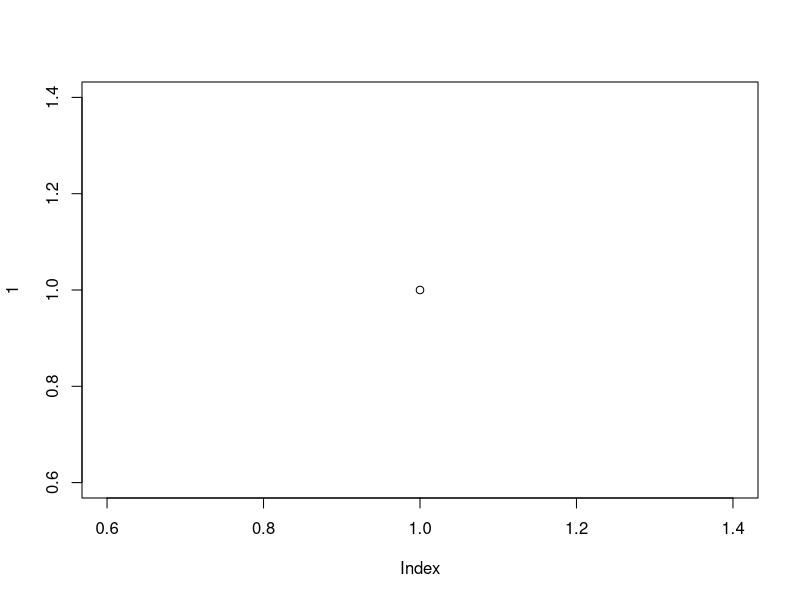

The R source for this figure:
## ---- chunk 1
#include_graphics("figures/summary_obs.pdf")
## ---- chunk 2
#include_graphics("figures/team_distribution.pdf")
## ---- chunk 3
#include_graphics("figures/countries.pdf")
## ---- chunk 4
#include_graphics("figures/fields.pdf")
## ---- chunk 5

#knitr::include_graphics("figures/team_formation_field_aggregated.pdf")
## ---- chunk 6
cap <- "TBA"
plot(1) 
# Male-led vs Female-led Team Formation.
